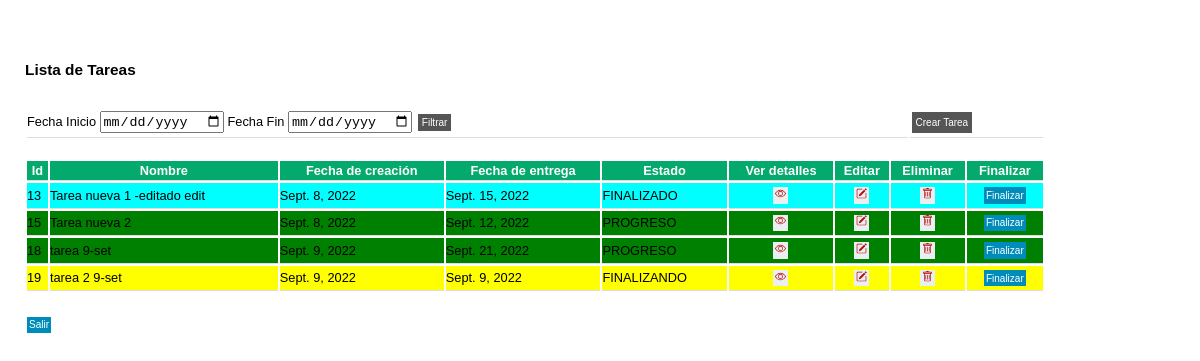
The app's page /gestion_tareas/dashboard/gustavo, older data.
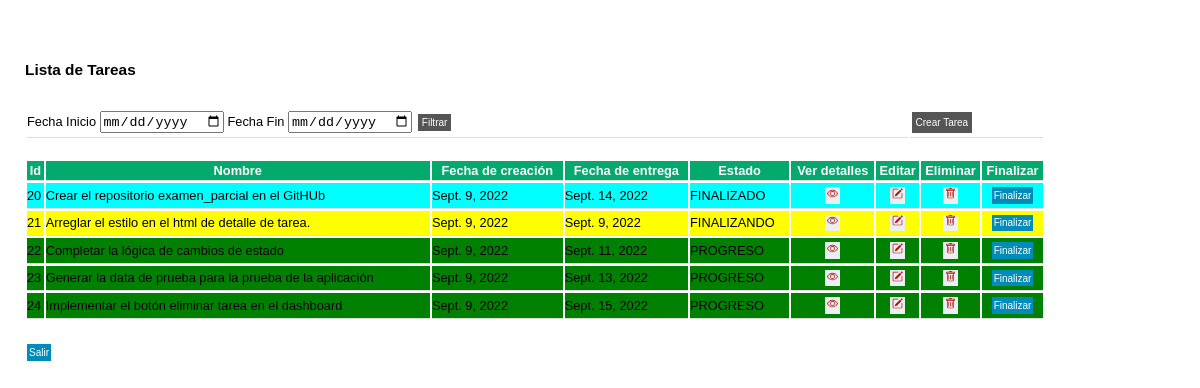
The same page, newer data.
### gestion_tareas/models.py (models this page shows)
class tarea(models.Model):
    descripcion = models.CharField(max_length=128,default='')
    fecha_cracion = models.DateField(default=datetime.date.today)
    fecha_entrega = models.DateField(default=datetime.date.today)
    responsable = models.CharField(max_length=128,default='')
    estado = models.CharField(max_length=128,default='PROGRESO')

### gestion_tareas/views.py (the view, shortened to what this page needs)
# urls.py: path('dashboard/<str:responsable>',views.dashboard,name='dashboard'),
def dashboard(request,responsable):
    lista_tareas = tarea.objects.filter(responsable=responsable)
    lista_tareas = lista_tareas.exclude(estado='ELIMINADO')
    return render(request,'gestion_tareas/dashboard.html',{
        'lista_tareas':lista_tareas,
        'responsable':responsable
    })

### gestion_tareas/templates/gestion_tareas/dashboard.html (shortened to what this page needs)
{% load static %}
<!DOCTYPE html>
<html>
    <head>
        <link rel="stylesheet" href="{% static 'gestion_tareas/base.css' %}" >
    </head>
    <body>
        <div class="container col-md-8">
            <br>
            <h3>Lista de Tareas</h3>
            <br>
            <form method="post" action="{% url 'gestion_tareas:dashboard' responsable %}">
            <table>
                <tbody>
                    <tr>
                        <td>
                            <label>Fecha Inicio</label>
                            <input type="date" class="form-control" name="fecha_inicio">
                            <label>Fecha Fin</label>
                            <input type="date" class="form-control" name="fecha_fin">
                            <button type="submit" class="button">Filtrar</button>
                        </td>
                        <td>
                            <div class="right">
                                <a class="button" href="{% url 'gestion_tareas:crear_tarea' responsable %}">Crear Tarea</a>
                            </div>
                        </td>
                    </tr>
                </tbody>
            </table>
            </form>
            <br>
            <table>
                <thead>
                    <th>Id</th>
                    <th>Nombre</th>
                    <th>Fecha de creación</th>
                    <th>Fecha de entrega</th>
                    <th>Estado</th>
                    <th>Ver detalles</th>
                    <th>Editar</th>
                    <th>Eliminar</th>
                    <th>Finalizar</th>
                </thead>
                <tbody class="table-primary">
                    {% for tarea in lista_tareas %}
                        {% if tarea.estado == "PROGRESO" %}
                        <tr bgcolor="#008000">
                        {% elif tarea.estado == "FINALIZANDO" %}
                        <tr bgcolor="#FFFF00">
                        {% elif tarea.estado == "FINALIZADO" %}
                        <tr bgcolor="#00FFFF">
                        {% elif tarea.estado == "PENDIENTE" %}
                        <tr bgcolor="#FF0000">
                        {% endif %}
                            <td>{{ tarea.id }}</td>
                            <td class="table-primary">{{ tarea.descripcion }}</td>
                            <td class="table-primary">{{ tarea.fecha_cracion }}</td>
                            <td class="table-primary">{{ tarea.fecha_entrega }}</td>
                            <td class="table-primary">{{ tarea.estado }}</td>
                            <td class="td_center">
                                <a class="button3" href="{% url 'gestion_tareas:detalle_tarea' tarea.id %}">
                                </a>
                            </td>
                            <td class="td_center">
                                <a class="button3" href="{% url 'gestion_tareas:editar_tarea' tarea.id %}">
                                </a>
                            </td>
                            <td class="td_center">
                                <a class="button3" href="{% url 'gestion_tareas:eliminar_tarea' tarea.id %}">
                                </a>
                            </td>
                            <td class="td_center">
                                <a class="button2" href="{% url 'gestion_tareas:finalizar_tarea' tarea.id %}">Finalizar</a>
                            </td>
                        </tr>
                    {% endfor %}
                </tbody>
            </table>
        </div>
        <br>
        <a class="button2" href="{% url 'gestion_tareas:ingresar' %}">Salir</a>
    </body>
</html>

Row changes from the older to the newer data that the page shows:
no longer on this page (row edited): tarea: id "13", descripcion "Tarea nueva 1 -editado edit", fecha_cracion "Sept. 8, 2022", fecha_entrega "Sept. 15, 2022", estado "FINALIZADO"
no longer on this page (row edited): tarea: id "15", descripcion "Tarea nueva 2", fecha_cracion "Sept. 8, 2022", fecha_entrega "Sept. 12, 2022", estado "PROGRESO"
no longer on this page (row edited): tarea: id "18", descripcion "tarea 9-set", fecha_cracion "Sept. 9, 2022", fecha_entrega "Sept. 21, 2022", estado "PROGRESO"
no longer on this page (row edited): tarea: id "19", descripcion "tarea 2 9-set", fecha_cracion "Sept. 9, 2022", fecha_entrega "Sept. 9, 2022", estado "FINALIZANDO"
added tarea: id "20", descripcion "Crear el repositorio examen_parcial en el GitHUb", fecha_cracion "Sept. 9, 2022", fecha_entrega "Sept. 14, 2022", estado "FINALIZADO"
added tarea: id "21", descripcion "Arreglar el estilo en el html de detalle de tarea.", fecha_cracion "Sept. 9, 2022", fecha_entrega "Sept. 9, 2022", estado "FINALIZANDO"
added tarea: id "22", descripcion "Completar la lógica de cambios de estado", fecha_cracion "Sept. 9, 2022", fecha_entrega "Sept. 11, 2022", estado "PROGRESO"
added tarea: id "23", descripcion "Generar la data de prueba para la prueba de la aplicación", fecha_cracion "Sept. 9, 2022", fecha_entrega "Sept. 13, 2022", estado "PROGRESO"
added tarea: id "24", descripcion "Implementar el botón eliminar tarea en el dashboard", fecha_cracion "Sept. 9, 2022", fecha_entrega "Sept. 15, 2022", estado "PROGRESO"
